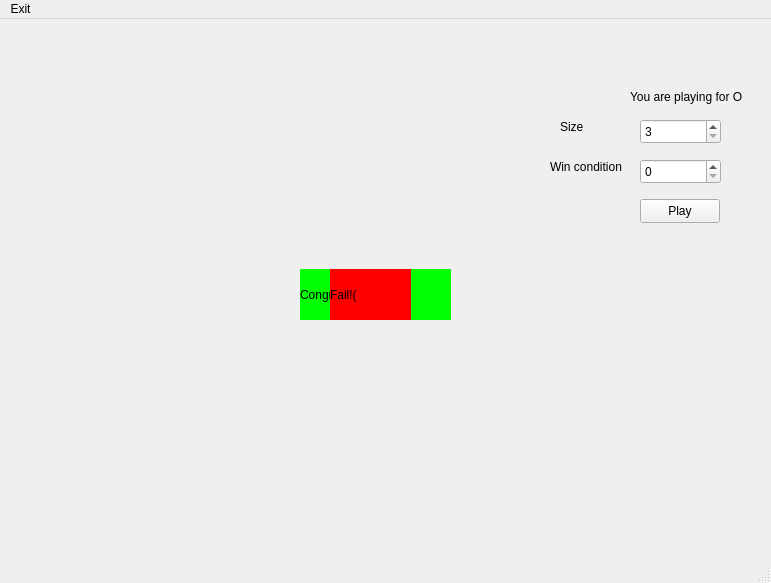
<?xml version="1.0" encoding="UTF-8"?>
<ui version="4.0">
 <class>MainWindow</class>
 <widget class="QMainWindow" name="MainWindow">
  <property name="geometry">
   <rect>
    <x>0</x>
    <y>0</y>
    <width>771</width>
    <height>583</height>
   </rect>
  </property>
  <property name="windowTitle">
   <string>MainWindow</string>
  </property>
  <widget class="QWidget" name="centralwidget">
   <widget class="QLabel" name="label">
    <property name="geometry">
     <rect>
      <x>560</x>
      <y>100</y>
      <width>81</width>
      <height>16</height>
     </rect>
    </property>
    <property name="text">
     <string>Size</string>
    </property>
   </widget>
   <widget class="QLabel" name="label_2">
    <property name="geometry">
     <rect>
      <x>630</x>
      <y>70</y>
      <width>121</width>
      <height>16</height>
     </rect>
    </property>
    <property name="text">
     <string>You are playing for O</string>
    </property>
   </widget>
   <widget class="QLabel" name="win">
    <property name="geometry">
     <rect>
      <x>300</x>
      <y>250</y>
      <width>151</width>
      <height>51</height>
     </rect>
    </property>
    <property name="styleSheet">
     <string notr="true">background-color: rgb(0, 255, 0);
color: rgb(0, 0, 0);
font: 26pt &quot;Segoe UI&quot;;</string>
    </property>
    <property name="text">
     <string>Congrats!</string>
    </property>
   </widget>
   <widget class="QLabel" name="lose">
    <property name="geometry">
     <rect>
      <x>330</x>
      <y>250</y>
      <width>81</width>
      <height>51</height>
     </rect>
    </property>
    <property name="styleSheet">
     <string notr="true">background-color: rgb(255, 0, 0);
color: rgb(0, 0, 0);
font: 26pt &quot;Segoe UI&quot;;</string>
    </property>
    <property name="text">
     <string>Fail!(</string>
    </property>
   </widget>
   <widget class="QSpinBox" name="spinBox_2">
    <property name="geometry">
     <rect>
      <x>640</x>
      <y>100</y>
      <width>81</width>
      <height>25</height>
     </rect>
    </property>
    <property name="minimum">
     <number>3</number>
    </property>
   </widget>
   <widget class="QSpinBox" name="spinBox_3">
    <property name="geometry">
     <rect>
      <x>640</x>
      <y>140</y>
      <width>81</width>
      <height>25</height>
     </rect>
    </property>
   </widget>
   <widget class="QPushButton" name="pushButton">
    <property name="geometry">
     <rect>
      <x>640</x>
      <y>180</y>
      <width>80</width>
      <height>24</height>
     </rect>
    </property>
    <property name="text">
     <string>Play</string>
    </property>
   </widget>
   <widget class="QLabel" name="label_3">
    <property name="geometry">
     <rect>
      <x>550</x>
      <y>140</y>
      <width>81</width>
      <height>16</height>
     </rect>
    </property>
    <property name="text">
     <string>Win condition</string>
    </property>
   </widget>
  </widget>
  <widget class="QMenuBar" name="menubar">
   <property name="geometry">
    <rect>
     <x>0</x>
     <y>0</y>
     <width>771</width>
     <height>21</height>
    </rect>
   </property>
   <widget class="QMenu" name="menuExit">
    <property name="title">
     <string>Exit</string>
    </property>
   </widget>
   <addaction name="menuExit"/>
  </widget>
  <widget class="QStatusBar" name="statusbar"/>
 </widget>
 <resources/>
 <connections/>
</ui>
